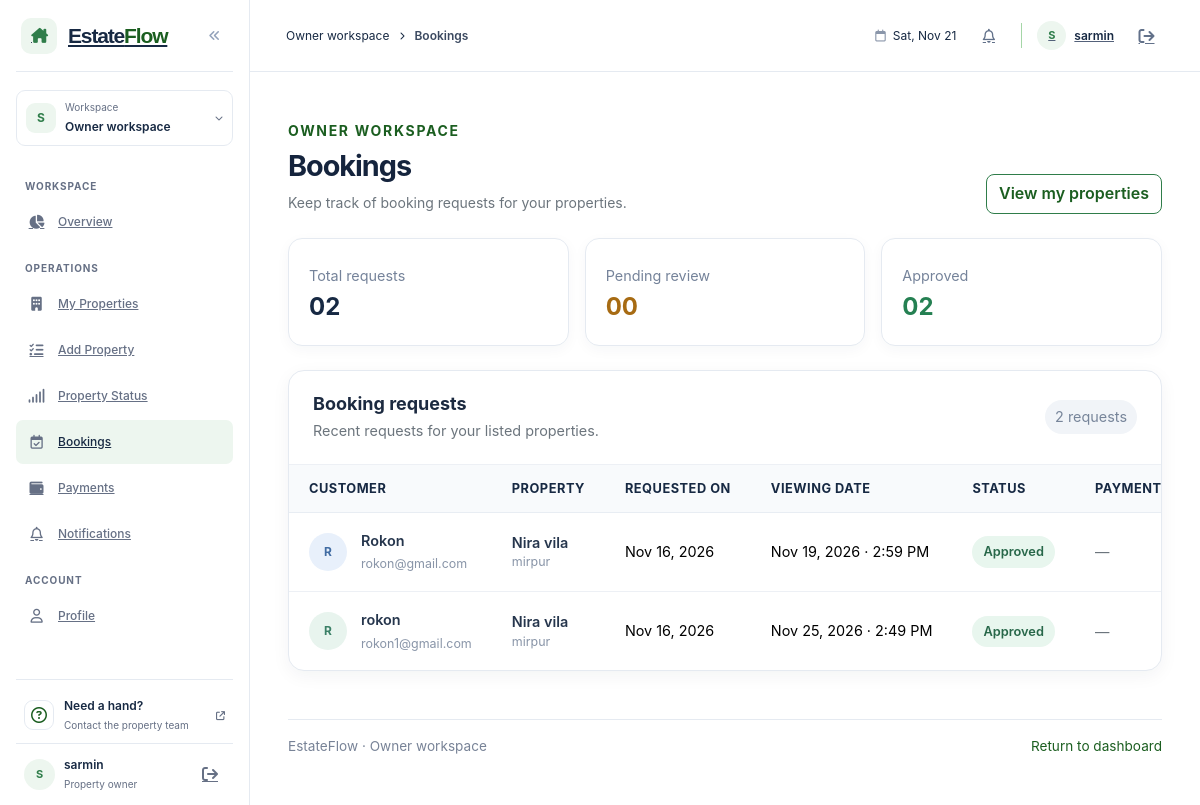
Screenshot of /backend/owner/property_crud/bookings.php (signed in) with the database file from the repository.
### tables this page shows
CREATE TABLE `bookings` (
  `booking_id` bigint UNSIGNED NOT NULL,
  `property_id` bigint UNSIGNED NOT NULL,
  `customer_id` bigint UNSIGNED NOT NULL,
  `booking_date` datetime NOT NULL,
  `status` enum('pending','approved','cancelled') NOT NULL DEFAULT 'pending',
  `created_at` datetime NOT NULL DEFAULT CURRENT_TIMESTAMP
);

CREATE TABLE `users` (
  `user_id` bigint UNSIGNED NOT NULL,
  `name` varchar(100) NOT NULL,
  `email` varchar(100) NOT NULL,
  `password_hash` varchar(255) NOT NULL,
  `phone` varchar(20) DEFAULT NULL,
  `status` enum('active','inactive') NOT NULL DEFAULT 'active',
  `created_at` datetime NOT NULL DEFAULT CURRENT_TIMESTAMP,
  `role` enum('admin','customer','agent','owner') NOT NULL
);

CREATE TABLE `properties` (
  `property_id` bigint UNSIGNED NOT NULL,
  `owner_id` bigint UNSIGNED NOT NULL,
  `title` varchar(100) NOT NULL,
  `property_type` enum('flat','land','commercial') NOT NULL,
  `address` varchar(255) NOT NULL,
  `area_sqft` decimal(10,2) DEFAULT NULL,
  `price` decimal(12,2) DEFAULT NULL,
  `monthly_rent` decimal(12,2) DEFAULT NULL,
  `flat_details` varchar(100) NOT NULL,
  `status` enum('available','sold','rented') NOT NULL DEFAULT 'available',
  `description` text,
  `created_at` datetime NOT NULL DEFAULT CURRENT_TIMESTAMP,
  `imagas` varchar(100) NOT NULL
);

### backend/owner/property_crud/bookings.php (the view, shortened to what this page needs)
<?php
include_once 'dbconfig.php';
$owner_id = (int)$_SESSION['user_id'];
$stmt = $conn->prepare("SELECT b.booking_id, b.booking_date, b.status, b.created_at,
                               p.title, p.address,
                               u.name AS customer_name, u.email AS customer_email,
                               EXISTS(SELECT 1 FROM visits v
                                      WHERE v.booking_id = b.booking_id AND v.status = 'completed') AS visit_completed,
                               (SELECT pay.status
                                FROM agreements ag
                                JOIN payments pay ON pay.agreement_id = ag.agreement_id
                                WHERE ag.booking_id = b.booking_id
                                ORDER BY pay.payment_id DESC
                                LIMIT 1) AS payment_status,
                               (SELECT pay.payment_type
                                FROM agreements ag
                                JOIN payments pay ON pay.agreement_id = ag.agreement_id
                                WHERE ag.booking_id = b.booking_id
                                ORDER BY pay.payment_id DESC
                                LIMIT 1) AS payment_type
                        FROM bookings b
                        JOIN properties p ON p.property_id = b.property_id
                        JOIN customers c  ON c.customer_id = b.customer_id
                        JOIN users u      ON u.user_id = c.user_id
                        WHERE p.owner_id = ?
                        ORDER BY b.created_at DESC");
$stmt->bind_param('i', $owner_id);
$stmt->execute();
$bookings = $stmt->get_result()->fetch_all(MYSQLI_ASSOC);
$total    = count($bookings);
$pending  = count(array_filter($bookings, fn($b) => $b['status'] === 'pending'));
$approved = count(array_filter($bookings, fn($b) => $b['status'] === 'approved'));
$avatars = ['avatar-blue', 'avatar-green', 'avatar-purple', 'avatar-amber'];
$labels  = ['pending' => 'Pending review', 'approved' => 'Approved', 'cancelled' => 'Cancelled'];
function initials($name) {
  $parts = preg_split('/\s+/', trim($name));
  $out = strtoupper(mb_substr($parts[0] ?? '', 0, 1));
  return $out ?: '?';
}
function h($s) { return htmlspecialchars((string)$s); }
?>
<!doctype html>
<html lang="en">
<head>
    <link href="https://cdn.jsdelivr.net/npm/bootstrap@5.3.3/dist/css/bootstrap.min.css" rel="stylesheet">
    <link href="https://cdnjs.cloudflare.com/ajax/libs/font-awesome/6.5.2/css/all.min.css" rel="stylesheet">
    <link rel="stylesheet" href="../assets/css/owner/dashboard.css">
    <link rel="stylesheet" href="../assets/css/owner/bookings.css">
    <link rel="stylesheet" href="../../shared/assets/css/palette.css">
</head>
<body class="owner-bookings-page">
    <div class="owner-layout">
        <?php
        include __DIR__ . '/../include/owner_leftber.php';
        ?>
        <div class="owner-main-shell">
            <?php include __DIR__ . '/../../shared/partials/header.php'; ?>
    <main class="container py-4 py-lg-5">
        <header class="d-flex flex-column flex-md-row align-items-md-end justify-content-between gap-3 mb-4">
            <div>
                <p class="eyebrow mb-2">OWNER WORKSPACE</p>
                <h1 class="display-6 fw-bold mb-2">Bookings</h1>
                <p class="text-secondary mb-0">Keep track of booking requests for your properties.</p>
            </div>
            <a class="btn btn-outline-primary" href="myproperty.php">View my properties</a>
        </header>
        <section class="row g-3 mb-4" aria-label="Booking totals">
            <div class="col-12 col-sm-4">
                <article class="summary-card h-100">
                    <span class="summary-label">Total requests</span>
                    <strong><?= str_pad($total, 2, '0', STR_PAD_LEFT) ?></strong>
                </article>
            </div>
            <div class="col-12 col-sm-4">
                <article class="summary-card h-100">
                    <span class="summary-label">Pending review</span>
                    <strong class="status-text-pending"><?= str_pad($pending, 2, '0', STR_PAD_LEFT) ?></strong>
                </article>
            </div>
            <div class="col-12 col-sm-4">
                <article class="summary-card h-100">
                    <span class="summary-label">Approved</span>
                    <strong class="status-text-approved"><?= str_pad($approved, 2, '0', STR_PAD_LEFT) ?></strong>
                </article>
            </div>
        </section>
        <section class="booking-panel" aria-labelledby="booking-list-title">
            <div class="booking-panel-heading d-flex flex-wrap align-items-center justify-content-between gap-2">
                <div>
                    <h2 id="booking-list-title" class="h4 mb-1">Booking requests</h2>
                    <p class="text-secondary mb-0">Recent requests for your listed properties.</p>
                </div>
                <span class="request-count"><?= $total ?> request<?= $total === 1 ? '' : 's' ?></span>
            </div>
            <div class="table-responsive">
                <table class="table align-middle mb-0">
                    <thead>
                        <tr>
                            <th scope="col">Customer</th>
                            <th scope="col">Property</th>
                            <th scope="col">Requested on</th>
                            <th scope="col">Viewing date</th>
                            <th scope="col">Status</th>
                            <th scope="col">Payment</th>
                        </tr>
                    </thead>
                    <tbody>
                    <?php if ($total === 0): ?>
                        <tr><td colspan="7" class="text-center text-secondary py-4">Ekhono kono booking request ashe ni.</td></tr>
                    <?php else: ?>
                        <?php foreach ($bookings as $i => $b): ?>
                        <tr>
                            <td>
                                <span class="customer-avatar <?= $avatars[$i % 4] ?>" aria-hidden="true"><?= h(initials($b['customer_name'])) ?></span>
                                <span class="customer-info"><strong><?= h($b['customer_name']) ?></strong><small><?= h($b['customer_email']) ?></small></span>
                            </td>
                            <td><strong><?= h($b['title']) ?></strong><small><?= h($b['address']) ?></small></td>
                            <td><?= h(date('M d, Y', strtotime($b['created_at']))) ?></td>
                            <td><?= h(date('M d, Y · g:i A', strtotime($b['booking_date']))) ?></td>
                            <td><span class="status-badge status-<?= h($b['status']) ?>"><?= h($labels[$b['status']] ?? ucfirst($b['status'])) ?></span></td>
                            <td>
                                <?php if ($b['payment_status'] === 'paid'): ?>
                                    <span class="badge text-bg-success">Paid · <?= h(ucfirst($b['payment_type'])) ?></span>
                                <?php elseif ($b['payment_status'] !== null): ?>
                                    <span class="badge text-bg-warning">Awaiting payment</span>
                                <?php else: ?>
                                    <span class="text-secondary">—</span>
                                <?php endif; ?>
                            </td>
                        </tr>
                        <?php endforeach; ?>
                    <?php endif; ?>
                    </tbody>
                </table>
            </div>
        </section>
        <footer class="page-footer mt-5 pt-3">
            <span>EstateFlow · Owner workspace</span>
            <a href="../owner_dashboard.php">Return to dashboard</a>
        </footer>
    </main>
        </div>
    </div>
</body>
</html>

### backend/owner/assets/css/owner/dashboard.css (style rules this page uses)
:root { --owner-cream: #e8f5e9; --owner-cream-alt: #e8f5e9; --owner-green-soft: #a5d6a7; --owner-green: #66bb6a; --owner-ink: #1b5e20; --owner-navy: #1b5e20; --owner-blue: #66bb6a; --owner-muted: #4f7652; --owner-border: #a5d6a7; --owner-canvas: #e8f5e9; --owner-sidebar-active: #a5d6a7; --owner-sidebar-accent: #66bb6a; }
* { box-sizing: border-box; }
.owner-layout { min-height: 100vh; }
.owner-main-shell { min-height: 100vh; margin-left: 220px; }
:root { --owner-canvas: #e8f5e9; --owner-sidebar-active: #a5d6a7; --owner-sidebar-accent: #66bb6a; }
.owner-main-shell { min-width: 0; margin-left: 260px; transition: margin-left 220ms ease; }
.owner-layout { background: #f3f6fa; }
.owner-main-shell { margin-left: 250px; }
.owner-main-shell { background: #f3f6fa; }
.owner-main-shell > main.container { width: 100%; max-width: 1420px; padding: 32px 38px 44px; }
.owner-main-shell > main.container > header h1 { color: #15243d; font-size: clamp(26px, 2.4vw, 34px); letter-spacing: -.035em; }
.owner-main-shell > main.container > header > div > p, .owner-main-shell > main.container > header > p:not(.eyebrow) { font-size: 14px; }
.owner-main-shell .eyebrow { color: #1b5e20; font-size: 11px; font-weight: 700; letter-spacing: .1em; }
.owner-main-shell .summary-card, .owner-main-shell .booking-panel, .owner-main-shell .listing-panel, .owner-main-shell .profile-card, .owner-main-shell .detail-card { border: 1px solid #e5eaf1; border-radius: 14px; background: #fff; box-shadow: 0 8px 22px rgba(28, 43, 66, .045); }
.owner-main-shell .summary-label, .owner-main-shell .text-secondary { line-height: 1.6; }
.owner-main-shell .summary-card { padding: 20px; }
.owner-main-shell .summary-label { font-size: 13px; }
.owner-main-shell .booking-panel-heading, .owner-main-shell .listing-panel-heading { padding: 20px 22px; }
.owner-main-shell .booking-panel-heading h2, .owner-main-shell .listing-panel-heading h2, .owner-main-shell .section-heading h2 { color: #15243d; font-size: 18px; }
.owner-main-shell .booking-panel-heading p, .owner-main-shell .listing-panel-heading p, .owner-main-shell .detail-card .text-secondary { font-size: 13px; }
.owner-main-shell .table { --bs-table-bg: transparent; margin-bottom: 0; color: #43516a; font-size: 13px; }
.owner-main-shell .table > :not(caption) > * > * { padding: 14px 16px; }
.owner-main-shell .table thead th { color: #6f7d92; background: #f8fafd; font-size: 11px; font-weight: 700; letter-spacing: .04em; text-transform: uppercase; white-space: nowrap; }
.owner-main-shell .table tbody td { vertical-align: middle; }
.owner-main-shell .table tbody tr:last-child > * { border-bottom: 0; }
.owner-main-shell .btn { min-height: 40px; border-radius: 8px; font-weight: 600; }
.owner-main-shell .page-footer { color: #748197; font-size: 12px; }

### rows the page displays
bookings: users.name "R", users.name "Rokon", users.email "rokon@gmail.com", property.title "Nira vila", property.address "mirpur", created_at "Nov 16, 2026", booking_date "Nov 19, 2026 · 2:59 PM", status "Approved"
bookings: users.name "R", users.name "rokon", users.email "rokon1@gmail.com", property.title "Nira vila", property.address "mirpur", created_at "Nov 16, 2026", booking_date "Nov 25, 2026 · 2:49 PM", status "Approved"

### other values shown
$ownerInitial "S"
$ownerName "sarmin"
$ownerPageTitle "Bookings"
str_pad($total, 2, '0', STR_PAD_LEFT) "02"
str_pad($pending, 2, '0', STR_PAD_LEFT) "00"
str_pad($approved, 2, '0', STR_PAD_LEFT) "02"
$total "2"
